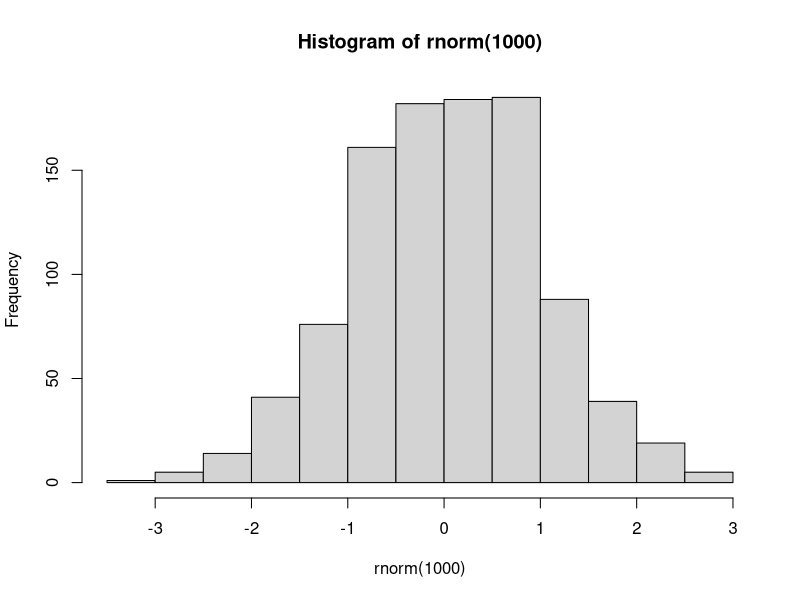
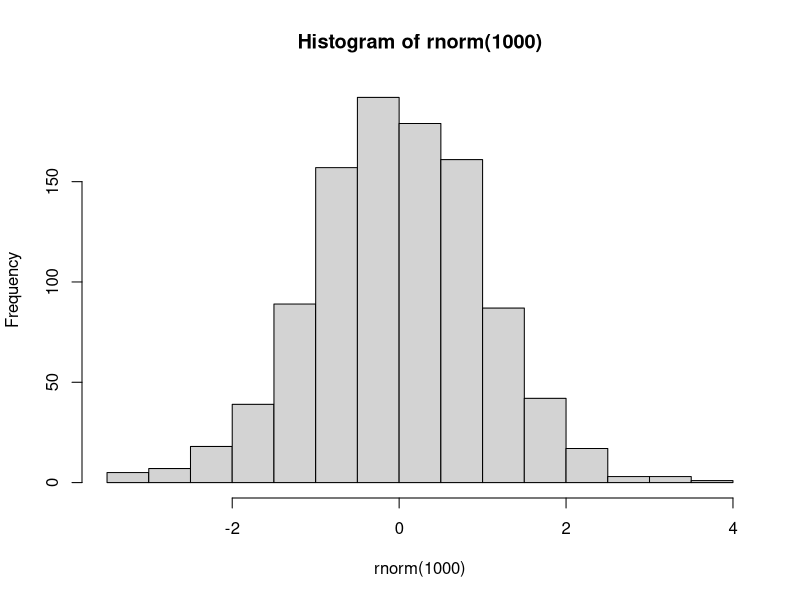
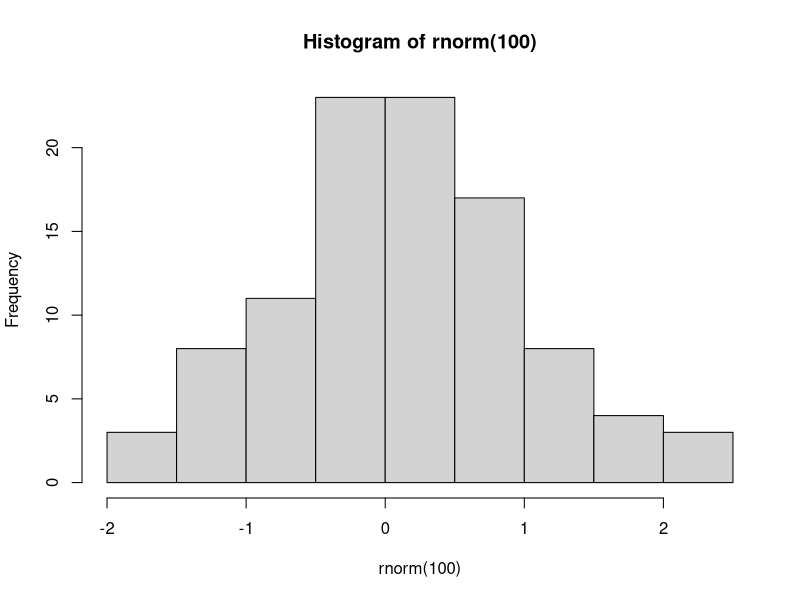
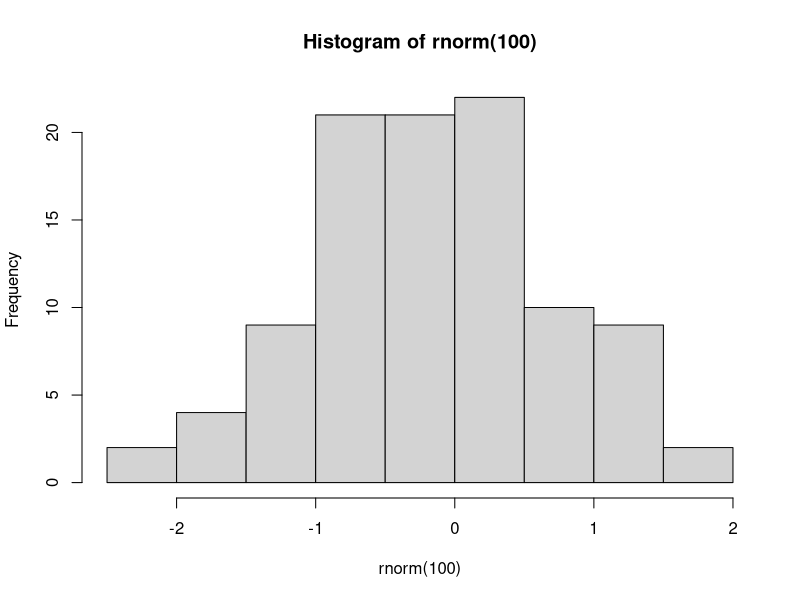

Source code (R) for these figures, in order:
## ---- chunk 1
hist(rnorm(1000))
## ---- chunk 2
hist(rnorm(1000))
## ---- chunk 3
library(ggplot2)
## ---- chunk 4
hist(rnorm(100))
## ---- chunk 5
        hist( 
rnorm(100  )
      )
## ---- chunk 6
temp <- rnorm(10)
temp
## ---- chunk 7
library(knitr)
temp <- rnorm(10)
temp2 <- rnorm(10)
dfExample <- cbind(temp,temp2)
kable(dfExample)
## ---- chunk 8
x <- sample(1000,10^4,replace=T)
length(x)
